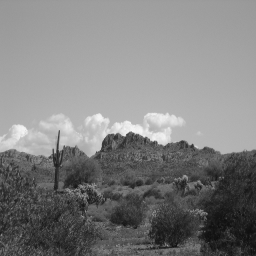
#> input picture developer/kschmidt/rotate/bw.pgm, 256 x 256 px
$ python simplerotate0.py   (older library calls are emulated)
#> lines starting #> are read from the running program, lines starting #| are printed output that depends on the picture
from scipy import misc
import numpy as np
import matplotlib.pyplot as plt

def shiftx(f,scale,N):
   y0 = 0.5*(N-1)
   kfac = np.zeros((N,N),dtype=np.complex128)
   xfac = np.zeros((N,N),dtype=np.complex128)
   for i in range(N):
      kfac[:,i] = np.exp(-1j*2.0*np.pi/N*np.arange(N)*scale*(i-y0))
      xfac[:,i] = np.exp(-1j*np.pi*(1-(N%2)/N)*(np.arange(N)-scale*(i-y0)))
   fk = np.fft.fft(f,axis=0)
   fk = np.fft.fftshift(fk,axes=0)
   fk *= kfac
   fs = np.fft.ifft(fk,axis=0)
   fs *= xfac
   return fs

def shifty(f,scale,N):
   x0 = 0.5*(N-1)
   kfac = np.zeros((N,N),dtype=np.complex128)
   yfac = np.zeros((N,N),dtype=np.complex128)
   for i in range(N):
      kfac[i,:] = np.exp(-1j*2.0*np.pi/N*np.arange(N)*scale*(i-x0))
      yfac[i,:] = np.exp(-1j*np.pi*(1-(N%2)/N)*(np.arange(N)-scale*(i-x0)))
   fk = np.fft.fft(f,axis=1)
   fk = np.fft.fftshift(fk,axes=1)
   fk *= kfac
   fs = np.fft.ifft(fk,axis=1)
   fs *= yfac
   return fs

def shiftrotate(f,ang,N):
   assert(np.abs(ang) < 0.26*np.pi)
   t = -np.tan(0.5*ang)
   s = np.sin(ang)
   fr = shiftx(f,t,N)
   fr = shifty(fr,s,N)
   fr = shiftx(fr,t,N)
   return fr

fin = misc.imread('bw.pgm').astype(np.float64)
#> fin: shape (256, 256) float64; min 14, max 245, mean 127.7
assert(fin.shape[0] == fin.shape[1])
N = fin.shape[0]
#> N = 256
fr = fin.copy()
plt.imshow(fin,cmap=plt.cm.gray)
plt.show()
Nang = 20
dphi = 2.0*np.pi/Nang
#dphi = np.pi/4.0
fr = shiftx(fr,-np.tan(0.5*dphi),N)
plt.imshow(np.real(fr),cmap=plt.cm.gray)
plt.show()
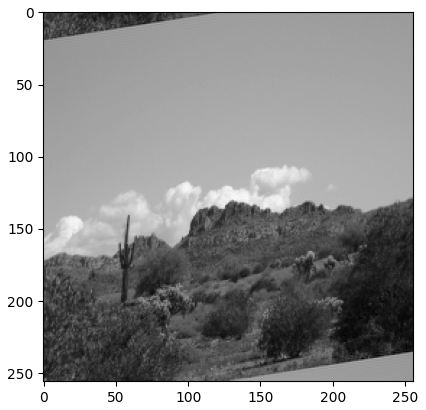
#> figure drawn by matplotlib, 1 panel
fr = shifty(fr,np.sin(dphi),N)
plt.imshow(np.real(fr),cmap=plt.cm.gray)
plt.show()
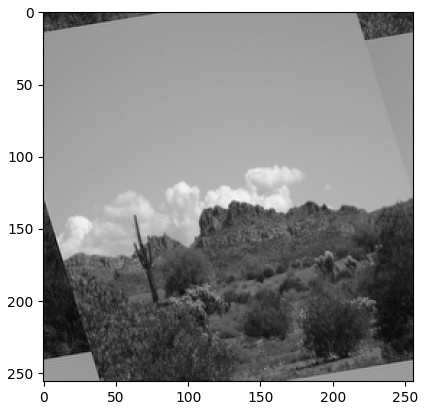
#> figure drawn by matplotlib, 1 panel
fr = shiftx(fr,-np.tan(0.5*dphi),N)
plt.imshow(np.real(fr),cmap=plt.cm.gray)
plt.show()
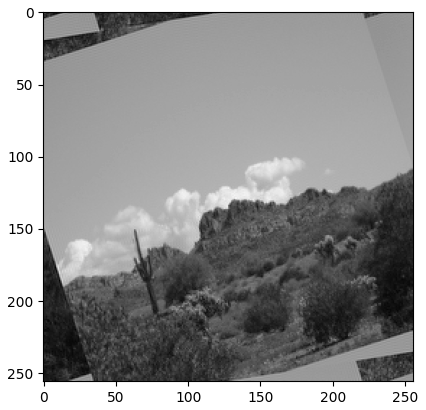
#> figure drawn by matplotlib, 1 panel
for i in range(Nang-1):
   fr = shiftrotate(fr,dphi,N)
   plt.imshow(np.real(fr),cmap=plt.cm.gray)
   plt.show()
#> this loop made 19 passes
#> pass 1, `plt.show()`:
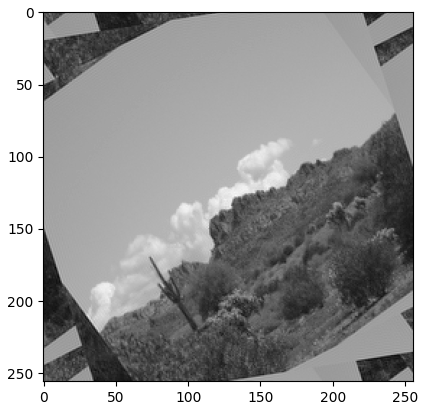
#> figure drawn by matplotlib, 1 panel
#> pass 2, `plt.show()`:
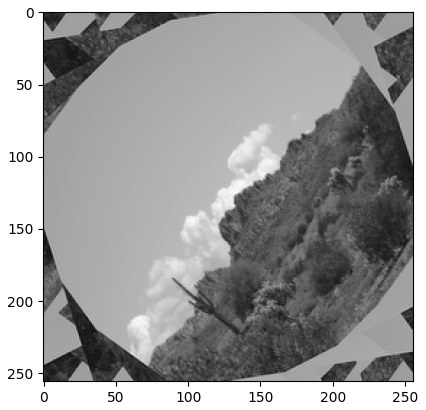
#> figure drawn by matplotlib, 1 panel
